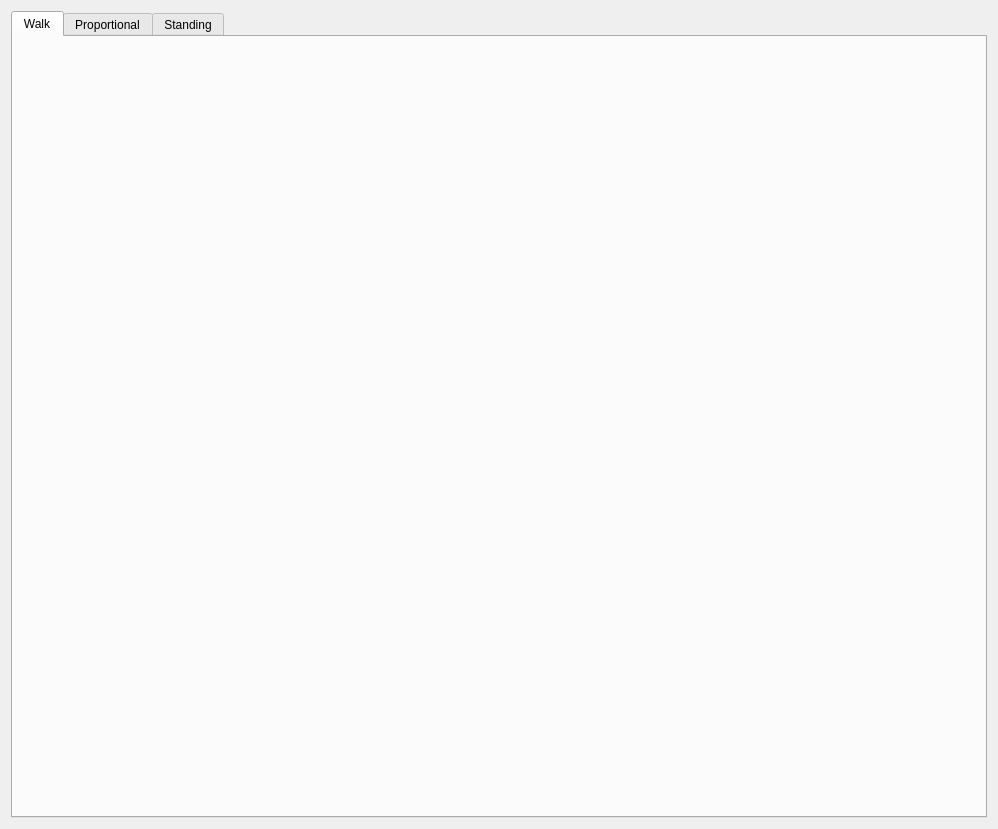
<?xml version="1.0" encoding="UTF-8"?>
<ui version="4.0">
 <class>PlotsPage</class>
 <widget class="QWidget" name="PlotsPage">
  <property name="geometry">
   <rect>
    <x>0</x>
    <y>0</y>
    <width>998</width>
    <height>829</height>
   </rect>
  </property>
  <property name="windowTitle">
   <string>Form</string>
  </property>
  <layout class="QGridLayout" name="gridLayout">
   <item row="0" column="0">
    <widget class="QTabWidget" name="plotTabWidget">
     <property name="sizePolicy">
      <sizepolicy hsizetype="Preferred" vsizetype="Preferred">
       <horstretch>0</horstretch>
       <verstretch>0</verstretch>
      </sizepolicy>
     </property>
     <property name="font">
      <font>
       <pointsize>9</pointsize>
      </font>
     </property>
     <property name="cursor">
      <cursorShape>PointingHandCursor</cursorShape>
     </property>
     <property name="currentIndex">
      <number>0</number>
     </property>
     <widget class="QWidget" name="walkFSM5PlotsTab">
      <attribute name="title">
       <string>Walk</string>
      </attribute>
      <layout class="QGridLayout" name="walkFSM5PlotsTabGridLayout" rowstretch="9,1">
       <item row="0" column="0">
        <widget class="HideableElementsGraphicsLayoutWidget" name="walkFSM5GraphWidget" native="true">
         <property name="sizePolicy">
          <sizepolicy hsizetype="Preferred" vsizetype="Preferred">
           <horstretch>0</horstretch>
           <verstretch>0</verstretch>
          </sizepolicy>
         </property>
         <property name="font">
          <font>
           <pointsize>11</pointsize>
          </font>
         </property>
         <property name="acceptDrops">
          <bool>false</bool>
         </property>
         <property name="toolTip">
          <string notr="true"/>
         </property>
        </widget>
       </item>
       <item row="1" column="0">
        <layout class="QHBoxLayout" name="walkFSM5GraphToggleHorizontalLayout"/>
       </item>
      </layout>
     </widget>
     <widget class="QWidget" name="proportionalPlotsTab">
      <attribute name="title">
       <string>Proportional</string>
      </attribute>
      <layout class="QGridLayout" name="proportionalPlotTabGridLayout" rowstretch="9,1">
       <item row="1" column="0">
        <layout class="QHBoxLayout" name="proportionalGraphToggleHorizontalLayout"/>
       </item>
       <item row="0" column="0">
        <widget class="HideableElementsGraphicsLayoutWidget" name="proportionalGraphWidget" native="true">
         <property name="sizePolicy">
          <sizepolicy hsizetype="Preferred" vsizetype="Preferred">
           <horstretch>0</horstretch>
           <verstretch>0</verstretch>
          </sizepolicy>
         </property>
         <property name="font">
          <font>
           <pointsize>11</pointsize>
          </font>
         </property>
         <property name="acceptDrops">
          <bool>false</bool>
         </property>
         <property name="toolTip">
          <string notr="true"/>
         </property>
        </widget>
       </item>
      </layout>
     </widget>
     <widget class="QWidget" name="standingPlotsTab">
      <attribute name="title">
       <string>Standing</string>
      </attribute>
      <layout class="QGridLayout" name="standingPlotsGridLayout" rowstretch="9,1">
       <item row="0" column="0">
        <widget class="HideableElementsGraphicsLayoutWidget" name="standingGraphWidget" native="true"/>
       </item>
       <item row="1" column="0">
        <layout class="QHBoxLayout" name="standingGraphToggleHorizontalLayout"/>
       </item>
      </layout>
     </widget>
    </widget>
   </item>
  </layout>
 </widget>
 <customwidgets>
  <customwidget>
   <class>HideableElementsGraphicsLayoutWidget</class>
   <extends>QWidget</extends>
   <header>brace.UI.PlotConfiguration.ConfigurePlotHelpers</header>
   <container>1</container>
  </customwidget>
 </customwidgets>
 <resources/>
 <connections/>
</ui>
